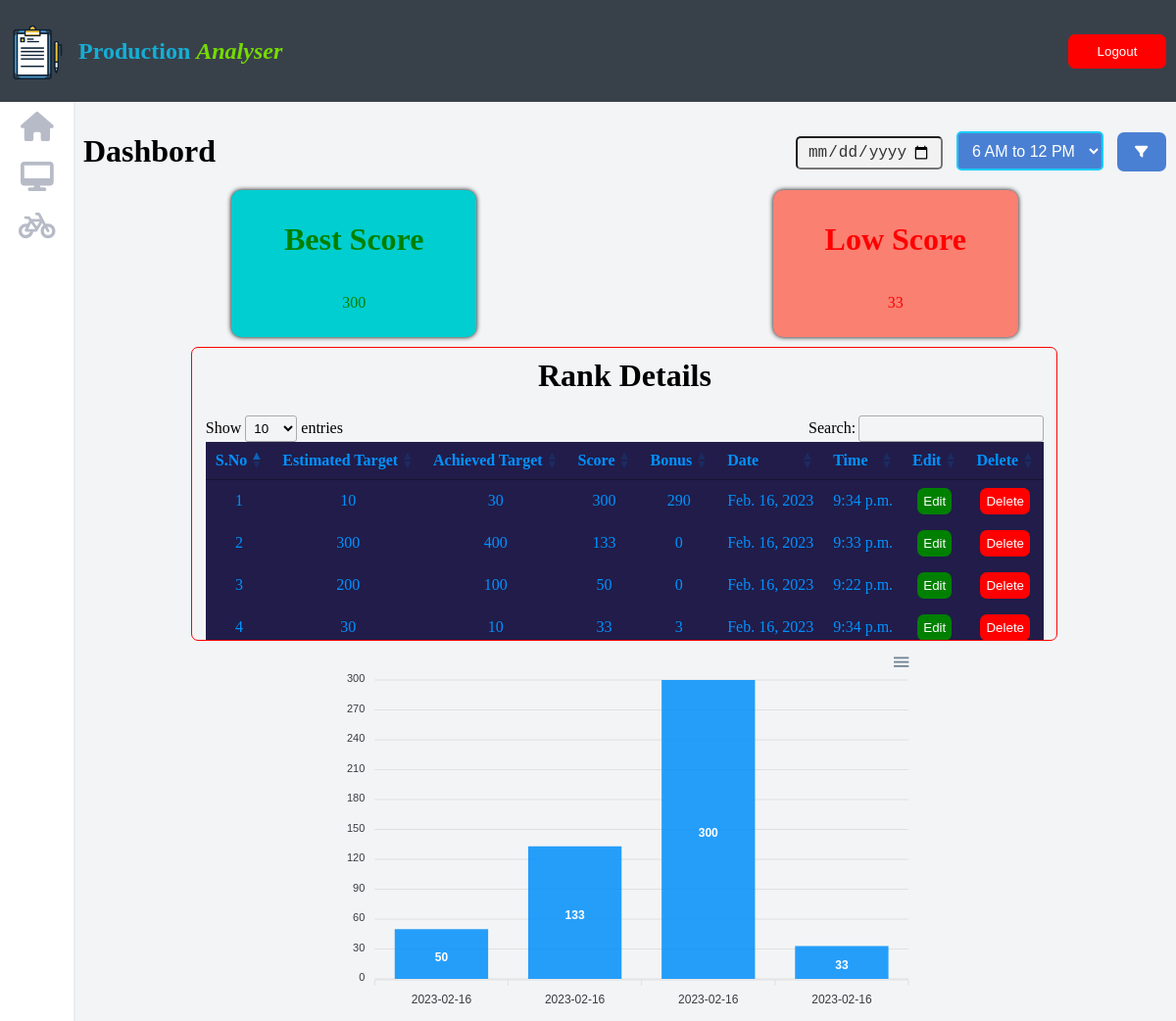
The app's page /dashboard (signed in) with its own data.
### production/models.py (models this page shows)
class Data(models.Model):
    Estimated_target = models.IntegerField(default="")
    Achieved_target = models.IntegerField(default="")
    Score = models.IntegerField(default="")
    Bonus = models.IntegerField(default="")
    Datetime = models.DateField(default="")
    Time = models.TimeField(default="")
    user = models.ForeignKey(User, on_delete=models.CASCADE, related_name='data')

### production/views.py (the view)
@login_required
def dashboard(request):
    if request.method == 'POST':
        try:
            value = request.POST['datetime']
            shift = request.POST['shift']
            start_time = ''
            end_time = ''
            if shift == '6 AM to 12 PM':
                start_time = time(hour=6, minute=0)
                end_time = time(hour=12, minute=0)
            else :
                start_time = time(hour=13, minute=0)
                end_time = time(hour=18, minute=0)
            if not value:
                 print(shift,'shift')
                 now = datetime.now()
                 dt_string = now.strftime('%Y-%m-%d')
                 user_id = request.user.id
                 start_datetime = datetime.combine(datetime.strptime(dt_string, '%Y-%m-%d'), start_time)
                 end_datetime = datetime.combine(datetime.strptime(dt_string, '%Y-%m-%d'), end_time)
                 top_score = Data.objects.filter(Datetime=dt_string, user_id=user_id,Time__range=(start_datetime, end_datetime)).aggregate(Max('Score'))['Score__max']
                 low_score = Data.objects.filter(Datetime=dt_string,user_id=user_id ,Time__range=(start_datetime, end_datetime)).aggregate(Min('Score'))['Score__min']
                 all_order_data = Data.objects.filter(Datetime=dt_string,user_id=user_id,Time__gte=start_datetime.time(),Time__lte=end_datetime.time()).order_by('-Score')
                 chart_series = {
                'name': 'Scores',
                'data': [{'x': item.Datetime.strftime("%Y-%m-%d"), 'y': item.Score} for item in all_order_data],
                  }
                 send_data = {'top':top_score,'low':low_score,'allData':all_order_data,'chart_series': chart_series}
                 return render(request,'dashboard.html',{'topscore':send_data})
            print(value, 'selected')
            print(shift,'shift')
            date = datetime.strptime(value, '%Y-%m-%d').date()
            print(date)
            user_id = request.user.id
            start_datetime = datetime.combine(date, start_time)
            end_datetime = datetime.combine(date, end_time)
            top_score = Data.objects.filter(Datetime=date,user_id=user_id ,Time__range=(start_datetime, end_datetime)).aggregate(Max('Score'))['Score__max']
            low_score = Data.objects.filter(Datetime=date,user_id=user_id ,Time__range=(start_datetime, end_datetime)).aggregate(Min('Score'))['Score__min']
            all_order_data = Data.objects.filter(Datetime=date,user_id=user_id,Time__gte=start_datetime.time(),Time__lte=end_datetime.time()).order_by('-Score')
            chart_series = {
            'name': 'Scores',
            'data': [{'x': item.Datetime.strftime("%Y-%m-%d"), 'y': item.Score} for item in all_order_data],
           }
            print(chart_series)
            send_data = {'top':top_score,'low':low_score,'allData':all_order_data,'chart_series': chart_series}
            return render(request,'dashboard.html',{'topscore':send_data})
        except MultiValueDictKeyError:
            pass
    else:
        user_id = request.user.id
        top_score = Data.objects.filter(user_id=user_id).aggregate(Max('Score'))['Score__max']
        low_score = Data.objects.filter(user_id=user_id).aggregate(Min('Score'))['Score__min']
        all_order_data = Data.objects.filter(user_id=user_id).order_by('-Score')
        chart_data = Data.objects.filter(user_id=user_id)
        chart_series = {
            'name': 'Scores',
            'data': [{'x': item.Datetime.strftime("%Y-%m-%d"), 'y': item.Score} for item in chart_data],
        }
        print(chart_series)
        send_data = {'top':top_score,'low':low_score,'allData':all_order_data,'chart_series': chart_series}
        return render(request,'dashboard.html',{'topscore':send_data})

### templates/dashboard.html (shortened to what this page needs)
{% extends 'base.html' %} {% block content %}
{% load static %}
<div class='deshbord-container'>
  <nav class='nav-container'>
    <div class='sub'>
    <a href='home'><img src={% static 'image/—Pngtree—product analysis_2849807.png' %} alt="logo" class='logo'/></a>
    <h1><span class='app-name'>Production</span> <span class='half'>Analyser</span></h1>
    </div>
      <div class='sub'>
    <a href="{% url 'logout' %}"><button class='btn'>Logout</button></a>
    </div>
  </nav>
  <div class='dashboard-sub-container'>
    <nav class='side-bar'>
      <a href='home'><i class="fa-solid fa-house bar"></i></a>
      <a href='dashboard'><i class="fa-solid fa-desktop bar"></i></a>
      <a href='cycle'> <i class="fa-solid fa-bicycle bar"></i></a>
  </nav>
  <div class='content-container'>
    <div class='header-container'>
      <h1>Dashbord</h1>
      <div>
        <form method="POST" action="/dashboard" >
          <input class='date' type="date" name="datetime">
          <select name='shift' class='input-time'>
            <option>6 AM to 12 PM</option>
          </select>
          <button class='filter-btn' type="submit"><i class="fa-solid fa-filter"></i></button>
        </form>
      </div>
    </div>
    <div class='score-card-conatiner'>
       <div class='top-score-card'>
            <h1>Best Score</h1>
            <p>{{topscore.top}}</p>
        </div>
        <div class='low-score-card'>
            <h1>Low Score</h1>
            <p> {{topscore.low}}</p>
           </div>
    </div>
    <div  class="result-container-desktop">
      <h1 class='heding'>Rank Details</h1>
      <table class='table' id="datatable">
          <thead>
              <tr>
                  <th>S.No</th>
                  <th>Estimated Target</th>
                  <th>Achieved Target</th>
                  <th>Score</th>
                  <th>Bonus</th>
                  <th>Date</th>
                  <th>Time</th>
                  <th>Edit</th>
                  <th>Delete</th>
              </tr>
          </thead>
          <tbody>
              {% for data_obj in topscore.allData %}
              <tr>
                  <td>{{forloop.counter}}</td>
                  <td>{{ data_obj.Estimated_target }}</td>
                  <td>{{ data_obj.Achieved_target }}</td>
                  <td>{{ data_obj.Score }}</td>
                  <td>{{ data_obj.Bonus }}</td>
                  <td>{{ data_obj.Datetime }}</td>
                  <td>{{ data_obj.Time }}</td>
                  <td><a href='updateData/{{data_obj.id}}'><button class='edit-btn'>Edit</button></a></td>
                  <td><a href='deleteData/{{data_obj.id}}'><button class='delete-btn'>Delete</button></a></td>
              </tr>
              {% endfor %}
          </tbody>
      </table>
    </div>
    <div id="chart" class='chart'></div>
  </div>
  </div>
</div>
    {% endblock %}

### static/index.css (style rules this page uses)
* { box-sizing: border-box; }
body { margin: 0px; }
.btn { cursor: pointer; outline: none; background-color: red; color: white; border-radius: 7px; width: 100px; padding: 10px; outline: none; border-width: 0px; }
.heding { color: black; margin-top: 0px; }
.table { background-color: #211c49; color: #0092ff; }
.edit-btn { background-color: green; color: white; outline: none; cursor: pointer; padding: 6px; border-width: 0px; border-radius: 7px; }
.delete-btn { background-color: red; color: white; outline: none; cursor: pointer; padding: 6px; border-width: 0px; border-radius: 7px; }
.nav-container { background-color:#38414a; width: 100vw; height: 11vh; display: flex; flex-direction: row; justify-content: space-between; align-items: center; padding-right: 10px; }
.logo { height: 80px; height: 80px; cursor: pointer; }
.app-name { color: #15aed5; font-weight: bold; }
.half { color: #76dc00; font-style: italic; }
.side-bar { display: flex; flex-direction: column; justify-content: flex-start; align-items: center; width: 80px; box-shadow: 2px 0px 0px 0px #edeef1; min-height: 100%; background-color: #ffffff; }
.low-score-card { background-color: #fa8072; height: 150px; width: 250px; display: flex; flex-direction: column; justify-content: center; align-items: center; border-radius: 10px; box-shadow: 0px 0px 5px 0px black; color: red; }
.input-time { width: 100px; height: 40px; outline: none; border: solid 2px #1ccbf7; background-color: #0a0a0a; border-radius: 8px; color: white; margin: 10px; padding: 10px; cursor: pointer; }
.sub { display: flex; flex-direction: row; align-items: center; }
.deshbord-container { display: flex; flex-direction: column; justify-content: flex-start; height: 100vh; width: 100vw; background-color: #f3f4f6; }
.dashboard-sub-container { display: flex; flex-direction: row; justify-content: flex-start; min-height: 89vh; }
.content-container { display: flex; flex-direction: column; height:100%; overflow-y: auto; width: 100%; padding: 10px; }
.header-container { display: flex; flex-direction: row; justify-content: space-between; align-items: center; }
.bar { color: #b7bbc7; margin:10px; font-size:30px; }
.date { width: 150px; display: inline-block; padding: 5px 10px; background-color: #f2f2f2; color: #333; font-size: 16px; border-radius: 5px; cursor: pointer; }
.filter-btn { background-color: #4a80d3; color: white; outline: none; cursor: pointer; padding: 5px 10px; border-width: 0px; border-radius: 7px; height: 40px; width: 50px; }
.input-time { width: 150px; display: inline-block; padding: 5px 10px; background-color: #4a80d3; color: white; font-size: 16px; border-radius: 5px; cursor: pointer; }
.score-card-conatiner { display: flex; flex-direction: row; justify-content: space-around; align-items: center; width: 100%; align-self: center; }
.top-score-card { background-color: #00ced1; height: 150px; width: 250px; display: flex; flex-direction: column; justify-content: center; align-items: center; border-radius: 10px; box-shadow: 0px 0px 5px 0px black; color: green; }
.result-container-desktop { display: flex; flex-direction: column; justify-content: flex-start; align-items: center; border: solid red 1px; min-height: 300px; width: 80%; margin: 10px; border-radius: 7px; overflow-y: auto; padding: 10px; align-self: center; text-align: center; }
.chart { width: 600px; height: 400px; align-self: center; }

### records on screen
Data: Estimated_target "10", Achieved_target "30", Score "300", Bonus "290", Datetime "Feb. 16, 2023", Time "9:34 p.m."
Data: Estimated_target "300", Achieved_target "400", Score "133", Bonus "0", Datetime "Feb. 16, 2023", Time "9:33 p.m."
Data: Estimated_target "200", Achieved_target "100", Score "50", Bonus "0", Datetime "Feb. 16, 2023", Time "9:22 p.m."
Data: Estimated_target "30", Achieved_target "10", Score "33", Bonus "3", Datetime "Feb. 16, 2023", Time "9:34 p.m."

### other values on screen
{{ topscore.top }} "300"
{{ topscore.low }} "33"
